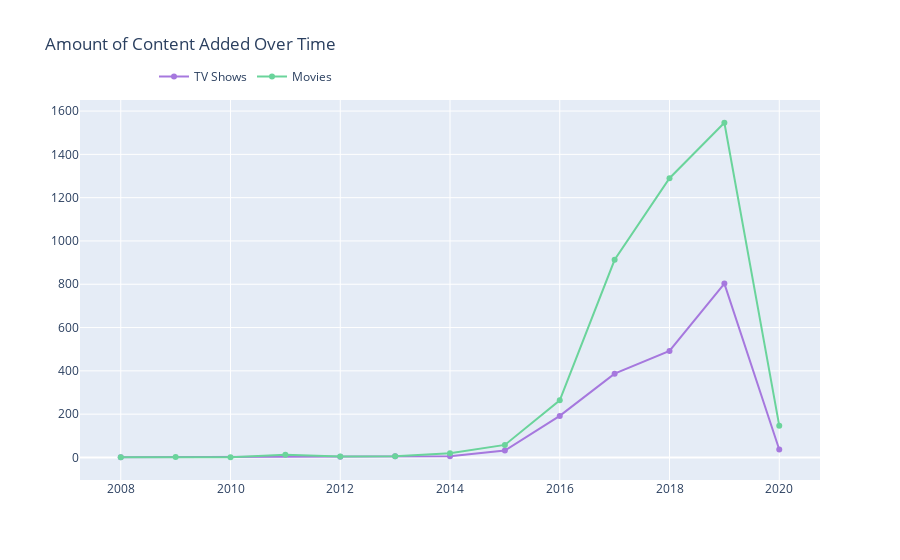

Here is the notebook cell this chart was saved with:
### Code cell
d1 = df[df["type"] == "TV Show"]
d2 = df[df["type"] == "Movie"]

col = "year_added"

vc1 = d1[col].value_counts().reset_index()
vc1 = vc1.rename(columns = {col : "count", "index" : col})
vc1['percent'] = vc1['count'].apply(lambda x : 100*x/sum(vc1['count']))
vc1 = vc1.sort_values(col)

vc2 = d2[col].value_counts().reset_index()
vc2 = vc2.rename(columns = {col : "count", "index" : col})
vc2['percent'] = vc2['count'].apply(lambda x : 100*x/sum(vc2['count']))
vc2 = vc2.sort_values(col)

trace1 = go.Scatter(x=vc1[col], y=vc1["count"], name="TV Shows", marker=dict(color="#a678de"))
trace2 = go.Scatter(x=vc2[col], y=vc2["count"], name="Movies", marker=dict(color="#6ad49b"))
data = [trace1, trace2]
layout = go.Layout(title="Amount of Content Added Over Time", legend=dict(x=0.1, y=1.1, orientation="h"))
fig = go.Figure(data, layout=layout)
fig.show()

### Figure 1 — Plotly figure (JSON) as saved in the notebook; plotly's stock layout.template omitted (floating-point values rounded to 4 significant figures)
{"data": [{"marker": {"color": "#a678de"}, "name": "TV Shows", "type": "scatter", "x": [2008, 2012, 2013, 2014, 2015, 2016, 2017, 2018, 2019, 2020], "y": [1, 3, 6, 6, 32, 192, 387, 492, 803, 37]}, {"marker": {"color": "#6ad49b"}, "name": "Movies", "type": "scatter", "x": [2008, 2009, 2010, 2011, 2012, 2013, 2014, 2015, 2016, 2017, 2018, 2019, 2020], "y": [1, 2, 1, 13, 4, 6, 19, 58, 264, 913, 1290, 1546, 147]}], "layout": {"legend": {"orientation": "h", "x": 0.1, "y": 1.1}, "title": {"text": "Amount of Content Added Over Time"}}}
